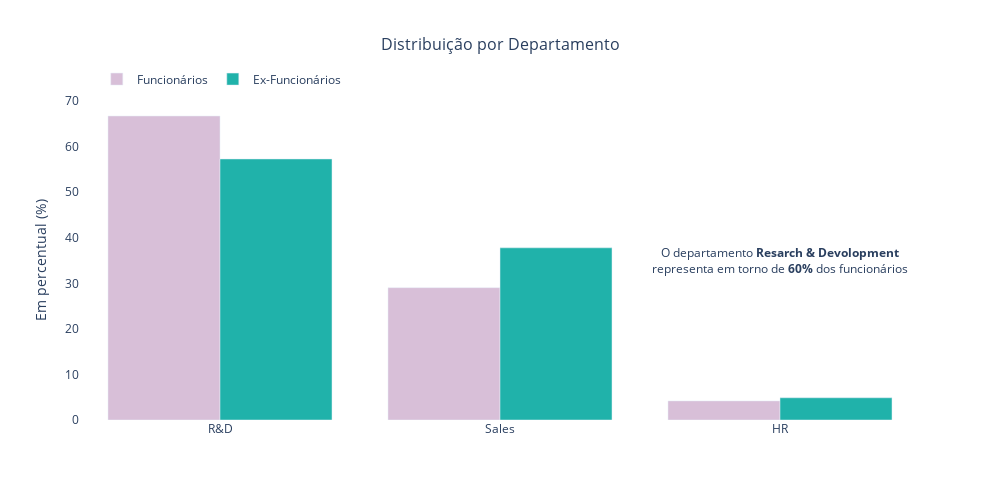

The notebook cell saved with this chart:
### Code cell
# Distribuição de MaritalStatus

fig = go.Figure()

fig.add_trace(go.Bar(
    x=dados_funcionarios['Department'].value_counts(normalize=True).index,
    y=dados_funcionarios['Department'].value_counts(normalize=True)*100,
    marker_color='thistle',
    name='Funcionários'
))

fig.add_trace(go.Bar(
    x=dados_ex_funcionarios['Department'].value_counts(normalize=True).index,
    y=dados_ex_funcionarios['Department'].value_counts(normalize=True)*100,
    marker_color='lightseagreen',
    name='Ex-Funcionários'
))

fig.update_layout(
    title='Distribuição por Departamento',
    title_x=0.5, 
    title_font=dict(size=16),  
    barmode='group',
    width=1000,
    height=500, 
    plot_bgcolor='rgba(0,0,0,0)',
    legend=dict(
        orientation="h",
        yanchor="bottom",
        y=1.02,
        xanchor="left",
        x=0.02  
))

fig.add_annotation(
    x=2, 
    y=35,
    text="O departamento <b>Resarch & Devolopment</b><br>representa em torno de <b>60%</b> dos funcionários",
    showarrow=False,
    font=dict(size=12),
    align='center')

fig.update_yaxes(title="Em percentual (%)")

fig.show()

### Figure 1 — Plotly figure (JSON) as saved in the notebook; plotly's stock layout.template omitted (floating-point values rounded to 4 significant figures)
{"data": [{"marker": {"color": "thistle"}, "name": "Funcionários", "type": "bar", "x": ["R&D", "Sales", "HR"], "y": [66.75, 29.06, 4.192]}, {"marker": {"color": "lightseagreen"}, "name": "Ex-Funcionários", "type": "bar", "x": ["R&D", "Sales", "HR"], "y": [57.32, 37.8, 4.878]}], "layout": {"annotations": [{"align": "center", "font": {"size": 12}, "showarrow": false, "text": "O departamento <b>Resarch & Devolopment</b><br>representa em torno de <b>60%</b> dos funcionários", "x": 2, "y": 35}], "barmode": "group", "height": 500, "legend": {"orientation": "h", "x": 0.02, "xanchor": "left", "y": 1.02, "yanchor": "bottom"}, "plot_bgcolor": "rgba(0,0,0,0)", "title": {"font": {"size": 16}, "text": "Distribuição por Departamento", "x": 0.5}, "width": 1000, "yaxis": {"title": {"text": "Em percentual (%)"}}}}
